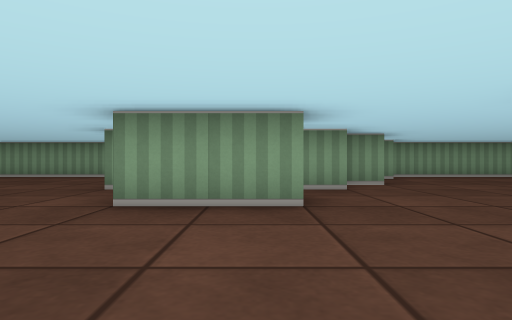
[1] (above)

18 first-person views from a walk through a cub3D level. The camera is about half as high as the walls, looks level and sees 75° across. The floor is counted in squares. Each view is taken from the middle of a square. On the plan, view 1 faces up. The plan holds only what a view shows up to about 9 squares ahead; the rest is blank.

[2]
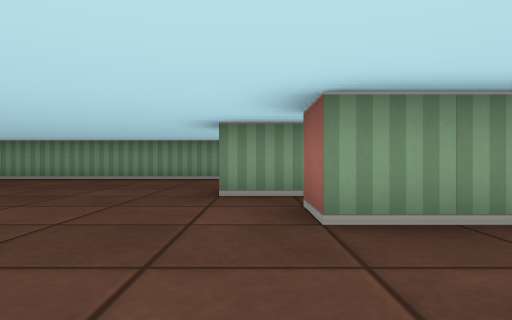

[3]
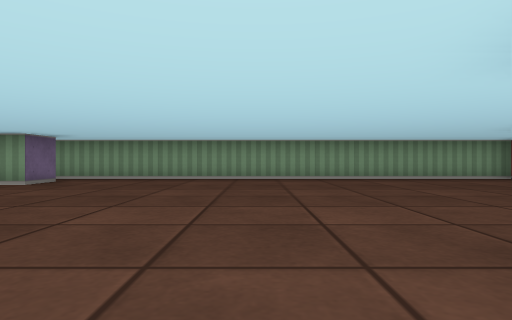

[4]
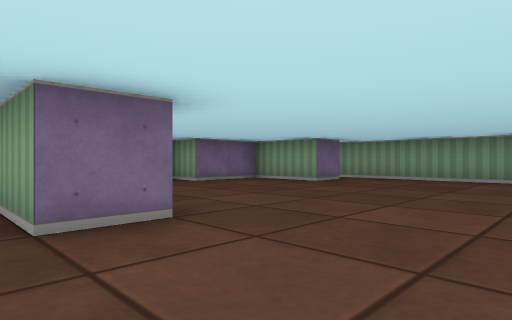

[5]
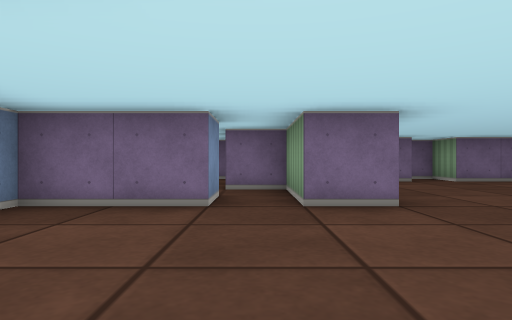

[6]
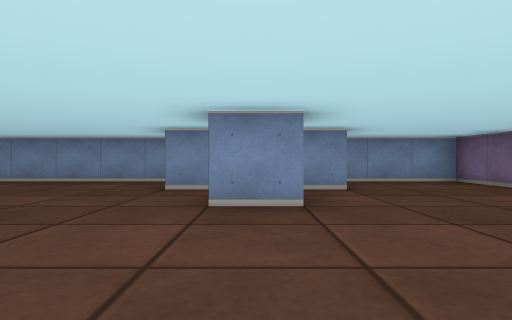

[7]
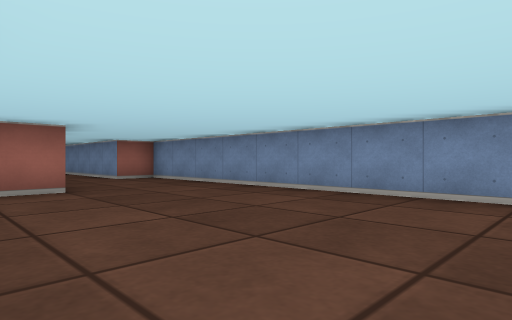

[8]
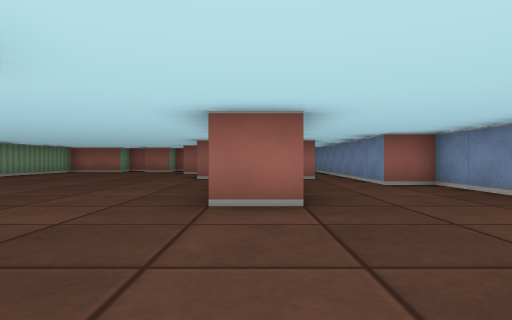

[9]
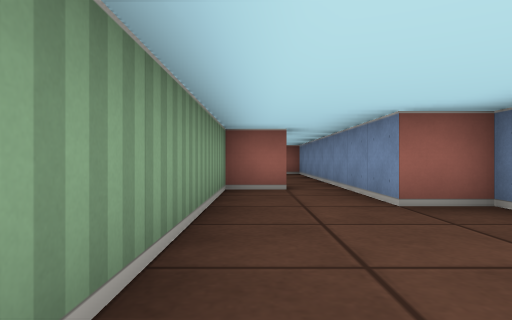

[10]
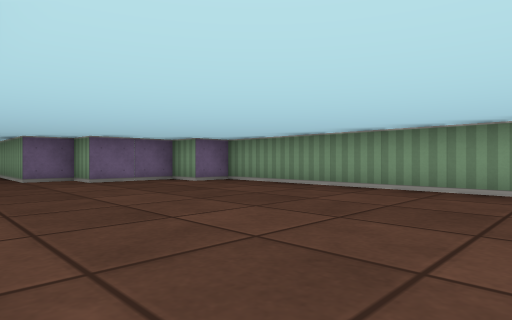

[11]
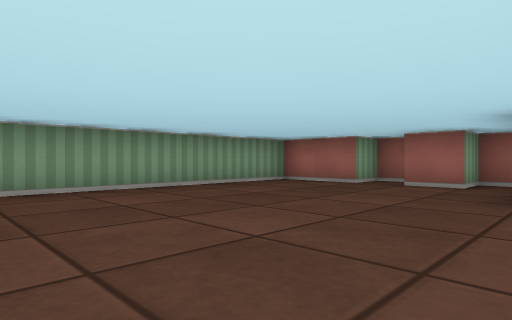

[12]
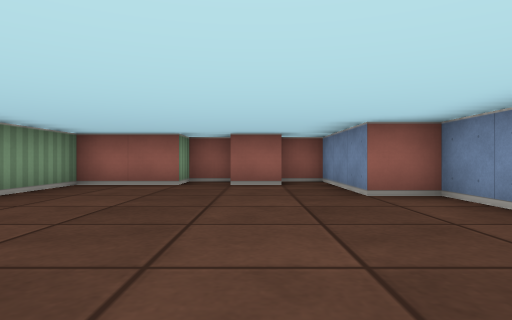

[13]
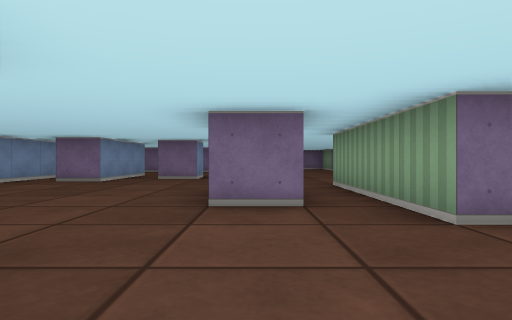

[14]
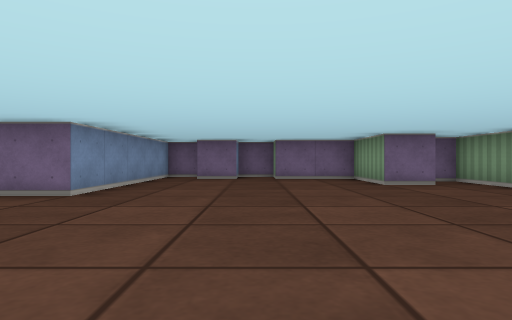

[15]
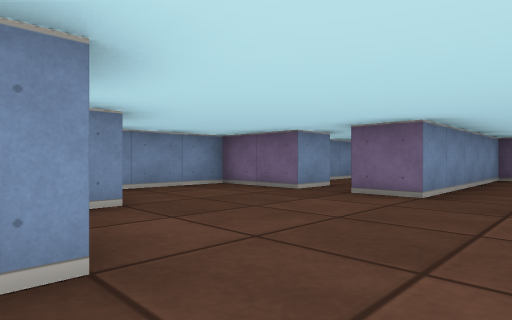

[16]
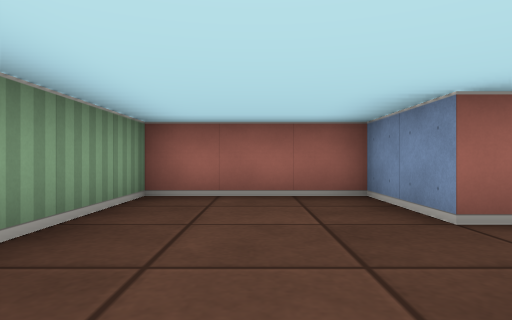

[17]
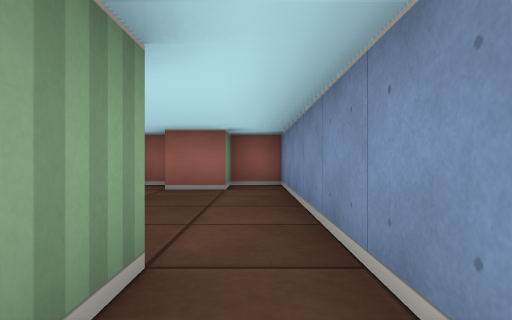

[18]
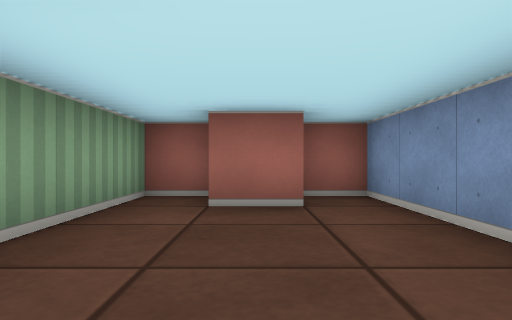

### Floor plan
Ten units are one square. View 1 is at (0, 0); x grows to the right and y downward. Boxes are objects, and circles mark ways between rooms. Rooms are numbered by the first view taken in them; rooms with no view inside come last. Other rooms are left out.
<svg viewBox="-150 -100 290 120">
<path fill="none" stroke="#000" d="M-56 -25 -45 -25 -45 -15M-25 -60 -25 -65 -5 -65 -5 -95 -125 -95 -125 -90M-65 -5 -35 -5 -35 5M-50 15 55 15 55 5 75 5M5 -35 -15 -35 -15 -45M5 -55 -25 -55M-105 -5 -95 -5 -95 15 -70 15M-115 -85 -115 -75 -135 -75 -135 -55 -145 -55 -145 -49M-135 -46 -135 -35M-145 -25 -95 -25 -95 -15 -105 -15M75 -5 75 -15 25 -15 25 -25M92 -35 105 -35 105 -45 135 -45 135 -55 125 -55 125 -65M135 -65 135 -75 125 -75 125 -95 35 -95 35 -85 25 -85 25 -65 15 -65 15 -55 5 -55M5 -45 5 -35M85 -5 75 -5M135 -16 135 -25 109 -25M75 5 135 5 135 -5 125 -5 125 -15"/>
<circle cx="-5" cy="-50" r="3" fill="#2a7"/>
<circle cx="15" cy="-30" r="3" fill="#2a7"/>
<circle cx="80" cy="0" r="3" fill="#2a7"/>
<text x="-50" y="-40">1</text>
<text x="70" y="-60">2</text>
<text x="110" y="-10">3</text>
</svg>
Room 1 opens to room 2. Room 1 opens to room 3.

Where each view was taken, in squares from view 1:
view 1: 0 up, 0 right, facing up
view 2: 1 up, 2 left, facing up
view 3: 1 up, 7 left, facing up
view 4: 1 up, 7 left, facing up-left
view 5: 1 up, 6 left, facing left
view 6: 6 up, 5 left, facing down
view 7: 3 up, 3 left, facing down-right
view 8: 2 up, 1 left, facing right
view 9: 1 up, 2 right, facing right
view 10: 4 up, 10 right, facing up-left
view 11: 4 up, 6 right, facing up-right
view 12: 6 up, 6 right, facing right
view 13: 4 up, 4 right, facing left
view 14: 5 up, 5 left, facing left
view 15: 4 up, 5 left, facing down-left
view 16: 8 up, 5 left, facing right
view 17: 0 up, 7 right, facing right
view 18: 1 up, 9 right, facing right
